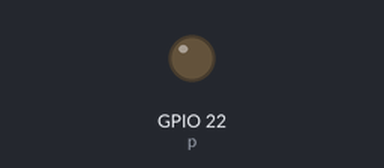
The program below on a simulated Raspberry Pi (BCM pin numbers). Shown: output pins drawn as LEDs (lit = HIGH).

Above: at 0.05 s.
At 0.5 s:
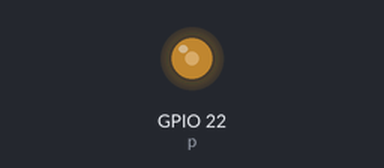
At 0.95 s:
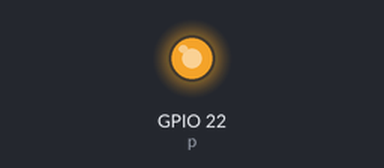
At 1.85 s:
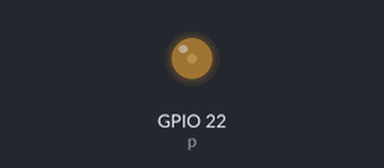
Timing chart, 0 to 4.6 s (numbered marks = the images above):
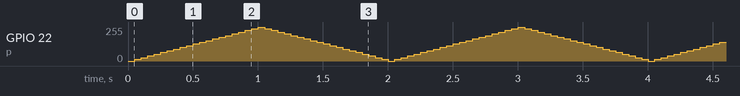

The program:

led_dimmer_pwm.py
```python
import RPi.GPIO as GPIO
import time

GPIO.setmode(GPIO.BCM)
GPIO.setup(22, GPIO.OUT)

p = GPIO.PWM(22, 50)
p.start(0)

while True:
   for dc in range(0, 100, 5):
      p.ChangeDutyCycle(dc)
      time.sleep(0.05)
   for dc in range(100, 0, -5):
      p.ChangeDutyCycle(dc)
      time.sleep(0.05)
```
